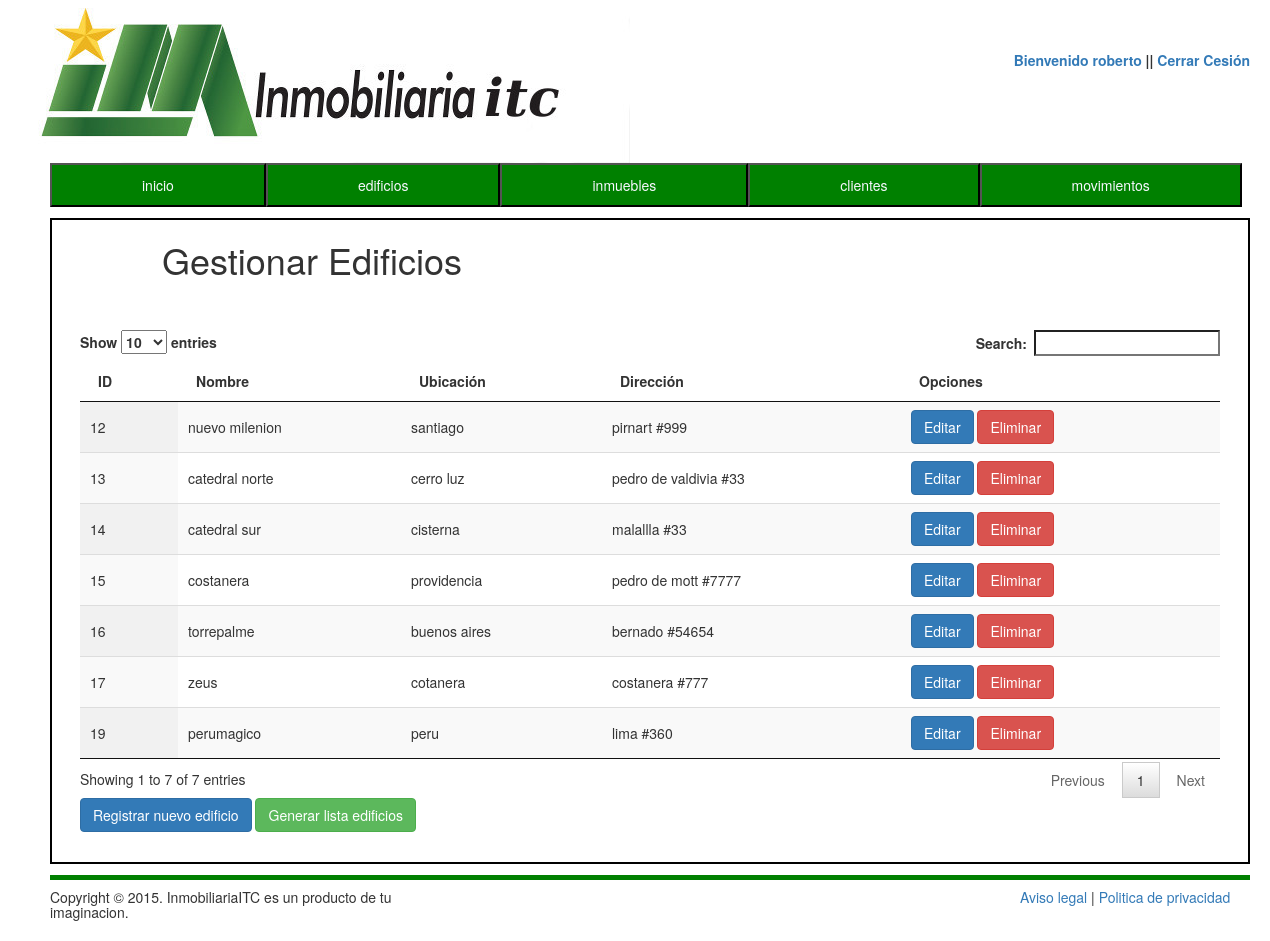
Page /vistas/edificios.php (signed in) on the committed database.
### tables this page shows
CREATE TABLE `edificios` (
  `id` int(11) NOT NULL,
  `nombre` varchar(100) NOT NULL,
  `ubicacion` varchar(100) NOT NULL,
  `direccion` varchar(100) NOT NULL
);

### vistas/edificios.php (the view, shortened to what this page needs)
<!DOCTYPE html>
<html>
<head>
<link rel="stylesheet" href="../css/style.css" type="text/css" media="all" >
	<link href="../css/bootstrap.min.css" rel="stylesheet">
    <link rel="stylesheet" href="../css/jquery.dataTables.css">
</head>
<body>
	<img class="logo" alt="logo" src="../medios/Logo1.jpg" />
	<form class="login">
		<label><a href="">Bienvenido <strong><?php echo $_SESSION['user'];?></strong> </a> || <a href="../controladores/desconectar.php"> Cerrar Cesión </a></label>
	</form>
	<ul class="clase-1">
		<li><a href="../index.php" >inicio</a></li>
		<li><a href="edificios.php" >edificios</a></li>
		<li><a href="inmuebles.php" >inmuebles</a></li>
		<li><a href="clientes.php" >clientes</a></li>
		<li><a href="movimientos.php" >movimientos</a></li>
	</ul>
<div class="inicio" >
    <h1 style="margin-left: 110px;">Gestionar Edificios</h1>
			 <?php include("../datos/connect_db.php");?>
    <div class="container" id="TEdificio">
        <br><br>
        <table id="example" class="display" cellspacing="0" width="100%">
        <thead>
            <tr>
                <th>ID</th>
                <th>Nombre</th>
                <th>Ubicación</th>
                <th>Dirección</th>
                <th>Opciones</th>
            </tr>
        </thead>
        <?php
			$sql=("SELECT * FROM edificios");
				$query=mysqli_query($db,$sql);
     		?>
        <tbody>
            <?php while($row = mysqli_fetch_array($query, MYSQLI_ASSOC)){ ?>
            <tr>
                <td><?=$row["id"];?></td>
                <td><?=$row["nombre"];?></td>
                <td><?=$row["ubicacion"];?></td>
                <td><?=$row["direccion"];?></td>
                <td>
                    <a href="Eedificios.php?id=<?=$row["id"];?>&ideditar=2" class="btn btn-primary">Editar</a>
                    <a href="javascript:;" onclick="aviso('../controladores/eliminarEdificio.php?id=<?=$row["id"];?>&idborrar=2'); return false;" class="btn btn-danger" >Eliminar</a>
                </td>
            </tr>
            <?php } ?>
        </tbody>
    </table>
   <a  onclick="desaparecerR()" class="btn btn-primary" style="margin-bottom: 30px;" >Registrar nuevo edificio </a>
   <a  href="../reportes/reporte_edificios.php" target="_blank" class="btn btn-success" style="margin-bottom: 30px;" >Generar lista edificios</a>
    </div>
</div>
	<div class="piepag"><h5>Copyright © 2015. InmobiliariaITC es un producto de tu imaginacion.</h5><p><a href="#">Aviso legal</a> | <a href="#">Politica de privacidad</a></p></div>
</body>
</html>

### css/style.css (style rules this page uses)
.logo { float: left; margin-left: 30px; }
body { width: 1250px; }
.login { float: right; margin-top: 50px; }
.clase-1 { list-style:none; width: 1250px; float: left; margin-left: 10px; }
.clase-1 li { background-color: green; float: left; padding: 10px ; border: black 2px outset; }
.clase-1 li a { text-decoration: none; color: ghostwhite; padding: 10px 80px; }
.inicio { border: 2px solid black; float:left; width : 1200px; margin: 1px 50px; }
.piepag { width: 1200px; border-top: 5px outset green; float: left; margin: 10px 50px; }
.piepag h5 { width: 400px; float : left; }
.piepag p { margin-top: 7px; width: 230px; float: right; }

### rows in the picture
edificios: id "12", nombre "nuevo milenion", ubicacion "santiago", direccion "pirnart #999"
edificios: id "13", nombre "catedral norte", ubicacion "cerro luz", direccion "pedro de valdivia #33"
edificios: id "14", nombre "catedral sur", ubicacion "cisterna", direccion "malallla #33"
edificios: id "15", nombre "costanera", ubicacion "providencia", direccion "pedro de mott #7777"
edificios: id "16", nombre "torrepalme", ubicacion "buenos aires", direccion "bernado #54654"
edificios: id "17", nombre "zeus", ubicacion "cotanera", direccion "costanera #777"
edificios: id "19", nombre "perumagico", ubicacion "peru", direccion "lima #360"

### other values in the picture
$_SESSION['user'] "roberto"
